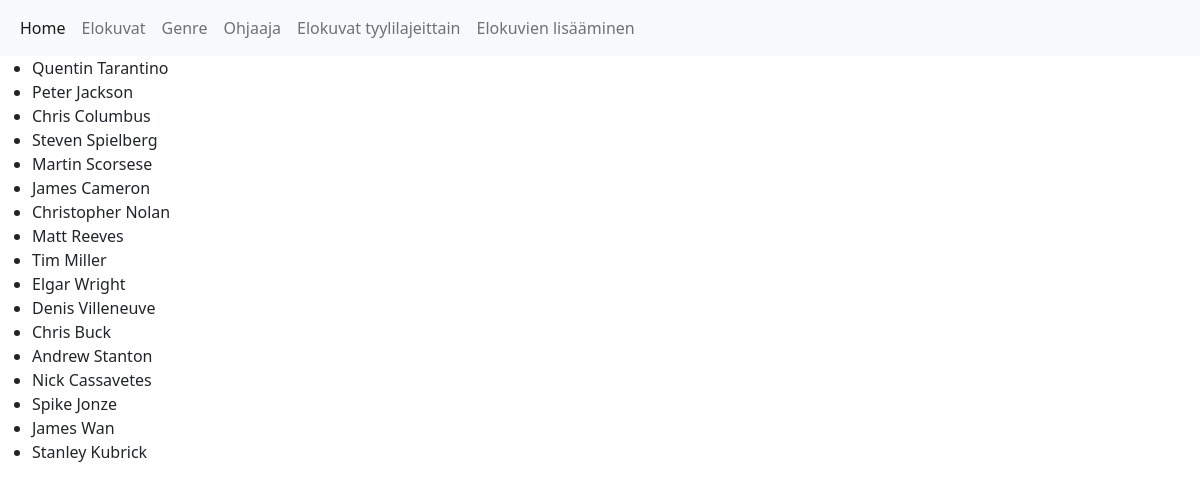
The page /public/ohjaaja.php on the database its author committed.
### tables this page shows
create Table ohjaaja (
    ohjaaja_ID INT NOT null AUTO_INCREMENT PRIMARY KEY,
    ohjaaja_nimi VARCHAR(100) NOT NULL
);

### public/ohjaaja.php (the view)
<?php
include('../src/templates/head.php');
require ('../db.php');
$sql = "SELECT ohjaaja_nimi FROM ohjaaja";
$ohjaaja = $pdo->query($sql);
 if ($ohjaaja->rowCount() > 0){
    echo"<ul>";
    while ($row = $ohjaaja->fetch()){
        echo"<li>" . $row["ohjaaja_nimi"]. " " . "</li>";
    }
    echo"</ul>";
}
include('../src/templates/foot.php');

### rows shown on the page
ohjaaja: ohjaaja_nimi "Quentin Tarantino"
ohjaaja: ohjaaja_nimi "Peter Jackson"
ohjaaja: ohjaaja_nimi "Chris Columbus"
ohjaaja: ohjaaja_nimi "Steven Spielberg"
ohjaaja: ohjaaja_nimi "Martin Scorsese"
ohjaaja: ohjaaja_nimi "James Cameron"
ohjaaja: ohjaaja_nimi "Christopher Nolan"
ohjaaja: ohjaaja_nimi "Matt Reeves"
ohjaaja: ohjaaja_nimi "Tim Miller"
ohjaaja: ohjaaja_nimi "Elgar Wright"
ohjaaja: ohjaaja_nimi "Denis Villeneuve"
ohjaaja: ohjaaja_nimi "Chris Buck"
ohjaaja: ohjaaja_nimi "Andrew Stanton"
ohjaaja: ohjaaja_nimi "Nick Cassavetes"
ohjaaja: ohjaaja_nimi "Spike Jonze"
ohjaaja: ohjaaja_nimi "James Wan"
ohjaaja: ohjaaja_nimi "Stanley Kubrick"
